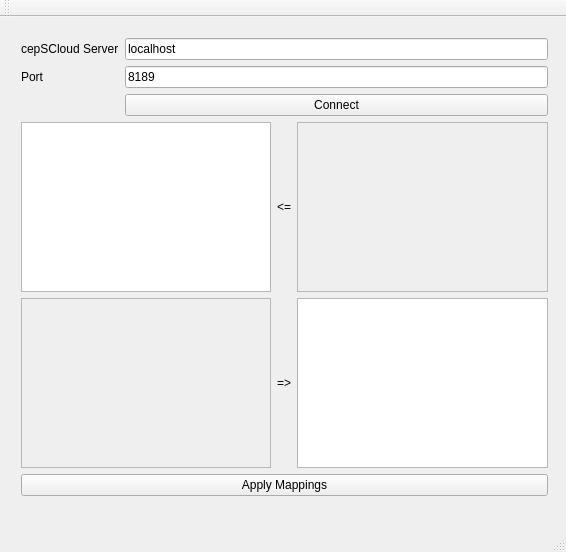
<?xml version="1.0" encoding="UTF-8"?>
<ui version="4.0">
 <class>MainWindow</class>
 <widget class="QMainWindow" name="MainWindow">
  <property name="geometry">
   <rect>
    <x>0</x>
    <y>0</y>
    <width>566</width>
    <height>552</height>
   </rect>
  </property>
  <property name="windowTitle">
   <string>cepSCloud CAN Mapper</string>
  </property>
  <widget class="QWidget" name="centralWidget">
   <widget class="QWidget" name="layoutWidget">
    <property name="geometry">
     <rect>
      <x>10</x>
      <y>10</y>
      <width>549</width>
      <height>480</height>
     </rect>
    </property>
    <layout class="QVBoxLayout" name="verticalLayout">
     <item>
      <layout class="QFormLayout" name="formLayout">
       <item row="0" column="0">
        <widget class="QLabel" name="label">
         <property name="text">
          <string>cepSCloud Server</string>
         </property>
        </widget>
       </item>
       <item row="0" column="1">
        <widget class="QLineEdit" name="lineEdit">
         <property name="text">
          <string>localhost</string>
         </property>
        </widget>
       </item>
       <item row="1" column="0">
        <widget class="QLabel" name="label_2">
         <property name="text">
          <string>Port</string>
         </property>
        </widget>
       </item>
       <item row="1" column="1">
        <widget class="QLineEdit" name="lineEdit_2">
         <property name="text">
          <string>8189</string>
         </property>
        </widget>
       </item>
       <item row="2" column="1">
        <widget class="QPushButton" name="pushButton_2">
         <property name="text">
          <string>Connect</string>
         </property>
        </widget>
       </item>
      </layout>
     </item>
     <item>
      <layout class="QGridLayout" name="gridLayout">
       <item row="0" column="2">
        <widget class="QListWidget" name="listwidget_local_ifs_downstream">
         <property name="enabled">
          <bool>false</bool>
         </property>
        </widget>
       </item>
       <item row="2" column="0" colspan="3">
        <widget class="QPushButton" name="pushButton">
         <property name="text">
          <string>Apply Mappings</string>
         </property>
        </widget>
       </item>
       <item row="1" column="1">
        <widget class="QLabel" name="label_4">
         <property name="text">
          <string>=&gt;</string>
         </property>
        </widget>
       </item>
       <item row="1" column="0">
        <widget class="QListWidget" name="listwidget_local_ifs_upstream">
         <property name="enabled">
          <bool>false</bool>
         </property>
        </widget>
       </item>
       <item row="0" column="0">
        <widget class="QListWidget" name="listWidget"/>
       </item>
       <item row="0" column="1">
        <widget class="QLabel" name="label_3">
         <property name="text">
          <string>&lt;=</string>
         </property>
        </widget>
       </item>
       <item row="1" column="2">
        <widget class="QListWidget" name="listwidget_remote_in_channels"/>
       </item>
      </layout>
     </item>
    </layout>
   </widget>
  </widget>
  <widget class="QMenuBar" name="menuBar">
   <property name="geometry">
    <rect>
     <x>0</x>
     <y>0</y>
     <width>566</width>
     <height>19</height>
    </rect>
   </property>
  </widget>
  <widget class="QToolBar" name="mainToolBar">
   <attribute name="toolBarArea">
    <enum>TopToolBarArea</enum>
   </attribute>
   <attribute name="toolBarBreak">
    <bool>false</bool>
   </attribute>
  </widget>
  <widget class="QStatusBar" name="statusBar"/>
 </widget>
 <layoutdefault spacing="6" margin="11"/>
 <resources/>
 <connections/>
</ui>
